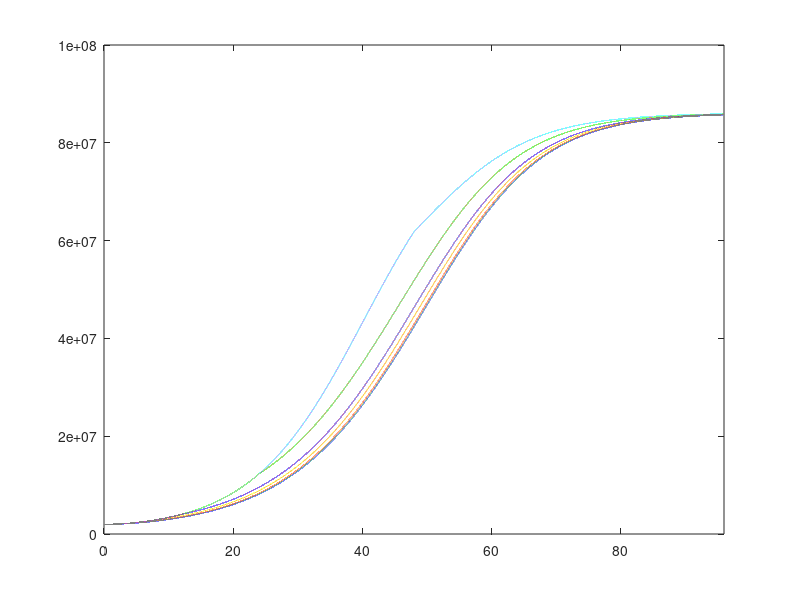

This figure's MATLAB source: (Note: this script raises an error after producing the figure.)
clear

%% simulating bacteria-phage dynamics
% phage population can be free or bound to bacterial hosts

r = 0.9/6; % Atf growth rate
K = 1e8; % Atf local carrying capacity
m = 0.02; % bacterial death rate
lf = 3e-7; % leaching factor per cell density
xp = 3e-4; % production rate
xc = 1e4; % agent consumption rate during leaching
cMIC = 5; % MIC for metal toxicity from NMC

b0 = 2e6; % initial bacterial density
c0 = 1; % initial NMC cathode material

dt = 0.001; % simulation time step
tf = 96; % total simulation time
trng = 0:dt:tf;
Nt = length(trng);
tIntro = [2 4 8 12 24 48];
NI = length(tIntro);

b = zeros(NI,Nt); % bacteria population
x = zeros(NI,Nt); % conc. of compound responsible for leaching
c = zeros(NI,Nt); % NMC cathode material
cf = zeros(NI,1); % NMC after 48 hours of leaching

b(:,1) = b0; % initial Atf density

for cI = 1:NI
    ct = 0;
    for t = trng(1:Nt-1)
        ct = ct+1;

        b(cI,ct+1) = b(cI,ct) + dt*(r*(t/(t+4))*(1-c(cI,ct)/cMIC)*(1 - 1/K*b(cI,ct)) - m)*b(cI,ct);
        c(cI,ct+1) = max(c(cI,ct) - dt*lf*x(cI,ct)*c(cI,ct),0);
        x(cI,ct+1) = max(x(cI,ct) + dt*xp*b(cI,ct) + xc*(c(cI,ct+1)-c(cI,ct)),0);
        if abs(t-tIntro(cI))<=dt
            c(cI,ct+1) = c0; % NMC at introduction
        end
        if abs(t-tIntro(cI)-48)<=dt
            cf(cI) = c(cI,ct+1); % NMC after 48 hours of leaching
        end
    end
end

newcolors = [0, 0, 0; 1, 0, 0; 0, 0, 1; 0, 0.8, 0; 1, 0.2, 1; 0.8, 0.4, 0.8];
figure
plot(trng, b)
xlim([0 96])
ylim([0 1e8])
colororder(newcolors)
legend('2 hr','4 hr','8 hr','12 hr','24 hr','48 hr')
xlabel('Time (hours)')
ylabel('Atf density (cells/ml)')

figure
plot(trng, c)
xlim([0 96])
ylim([0 1.1])
colororder(newcolors)
legend('2 hr','4 hr','8 hr','12 hr','24 hr','48 hr')
xlabel('Time (hours)')
ylabel('Fraction of initial NMC')

figure
plot(trng, x)
xlim([0 96])
% ylim([0 1.1])
colororder(newcolors)
legend('2 hr','4 hr','8 hr','12 hr','24 hr','48 hr')
xlabel('Time (hours)')
ylabel('Concentration of leaching agent')

figure
bp = bar(1:NI, 100*(1-cf),'FaceColor','flat');
bp.CData = newcolors;
set(gca,'XTickLabel',tIntro)
ylim([0 110])
xlabel('Time of NMC introduction (hours)')
ylabel('Leaching efficiency (%)')
